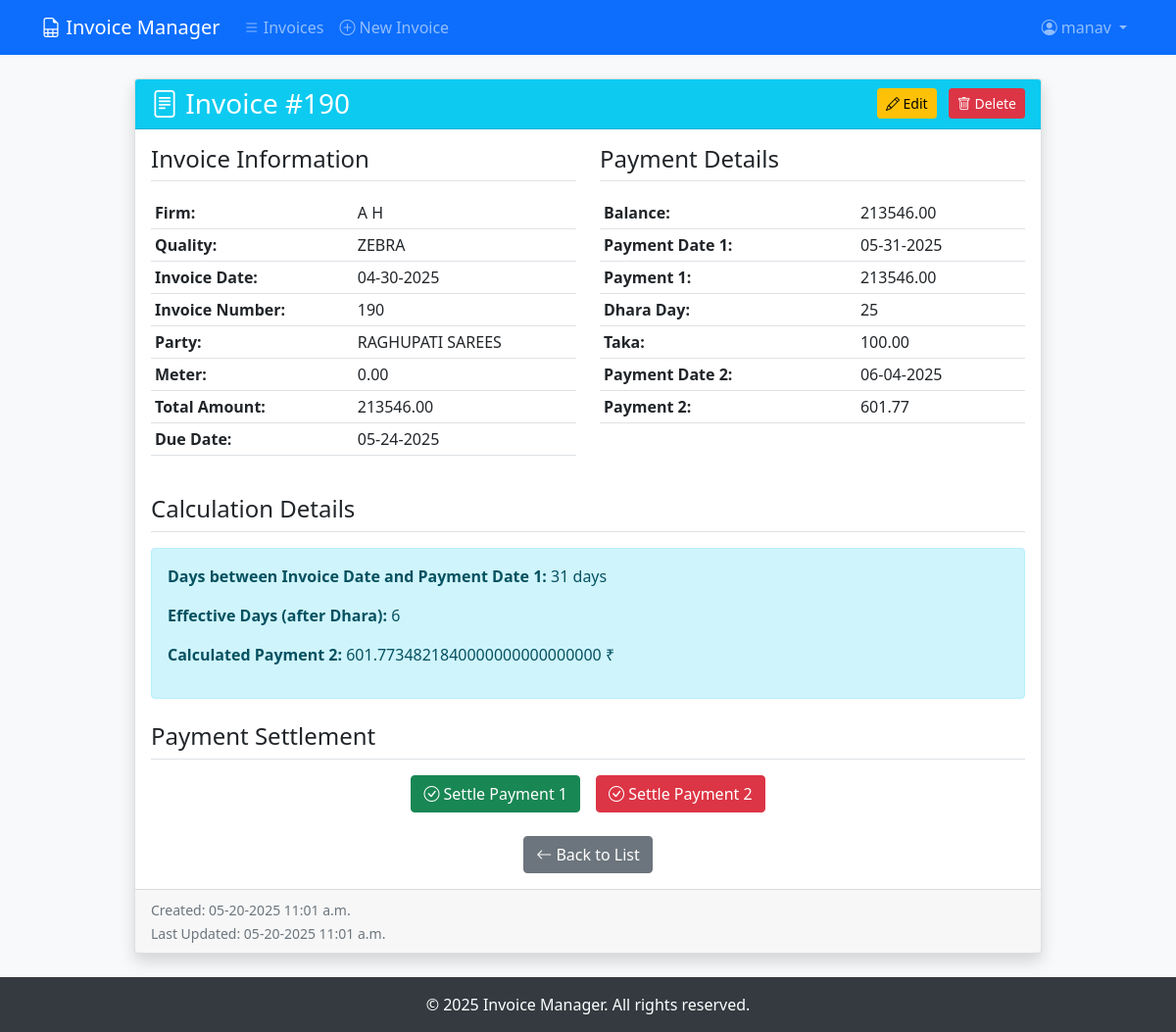
Screenshot of /invoice/14/ (signed in) with the database file from the repository.
### Recorder/models.py (models this page shows, shortened)
class Invoice(models.Model):
    user = models.ForeignKey(User, on_delete=models.CASCADE, related_name='invoices')
    firm = models.CharField(max_length=255)
    quality = models.CharField(max_length=255)
    invoice_date = models.DateField()
    invoice_number = models.CharField(max_length=100)
    party = models.CharField(max_length=255)
    meter = models.DecimalField(max_digits=10, decimal_places=2, default=0.00)
    total_amount = models.DecimalField(max_digits=15, decimal_places=2)
    due_date = models.DateField()
    balance = models.DecimalField(max_digits=10, decimal_places=2)
    payment_date_1 = models.DateField(null=True, blank=True)
    payment_1 = models.DecimalField(max_digits=15, decimal_places=2, null=True, blank=True)
    dhara_day = models.IntegerField()
    taka = models.DecimalField(max_digits=15, decimal_places=2)
    payment_date_2 = models.DateField(null=True, blank=True)
    payment_2 = models.DecimalField(max_digits=15, decimal_places=2, null=True, blank=True)
    settled_payment_2 = models.BooleanField(default=False)
    created_at = models.DateTimeField(auto_now_add=True)
    updated_at = models.DateTimeField(auto_now=True)
    class Meta:
        ordering = ['-created_at']

### Recorder/views.py (the view)
# urls.py: path('invoice/<int:pk>/', views.invoice_detail, name='invoice_detail'),
@login_required(login_url='Recorder:login')
def invoice_detail(request, pk):
    invoice = get_object_or_404(Invoice, pk=pk, user=request.user)
    days_diff = None
    days_minus_dhara = None
    payment_2 = None
    if invoice.payment_date_1 and invoice.invoice_date:
        days_diff = (invoice.payment_date_1 - invoice.invoice_date).days
        if invoice.dhara_day is not None:
            days_minus_dhara = days_diff - invoice.dhara_day
            if invoice.payment_1:
                payment_2 = (invoice.payment_1 / Decimal('1.05')) * Decimal('0.0004931507') * days_minus_dhara
    context = {
        'invoice': invoice,
        'days_diff': days_diff,
        'days_minus_dhara': days_minus_dhara,
        'payment_2': payment_2,
    }
    return render(request, 'Recorder/invoice_detail.html', context)

### Recorder/templates/Recorder/invoice_detail.html (shortened to what this page needs)
{% extends 'base.html' %}
{% block content %}
<div class="container py-4">
    <div class="row justify-content-center">
        <div class="col-lg-10">
            <div class="card shadow">
                <div class="card-header bg-info text-white d-flex justify-content-between align-items-center">
                    <h3 class="mb-0">
                        <i class="bi bi-file-text"></i> Invoice #{{ invoice.invoice_number }}
                    </h3>
                    <div>
                        <a href="{% url 'Recorder:invoice_update' invoice.pk %}" class="btn btn-warning btn-sm me-2">
                            <i class="bi bi-pencil"></i> Edit
                        </a>
                        <a href="{% url 'Recorder:invoice_delete' invoice.pk %}" class="btn btn-danger btn-sm">
                            <i class="bi bi-trash"></i> Delete
                        </a>
                    </div>
                </div>
                <div class="card-body">
                    <div class="row">
                        <div class="col-md-6">
                            <h4 class="border-bottom pb-2 mb-3">Invoice Information</h4>
                            <table class="table table-sm">
                                <tr>
                                    <th>Firm:</th>
                                    <td>{{ invoice.firm }}</td>
                                </tr>
                                <tr>
                                    <th>Quality:</th>
                                    <td>{{ invoice.quality }}</td>
                                </tr>
                                <tr>
                                    <th>Invoice Date:</th>
                                    <td>{{ invoice.invoice_date|date:"m-d-Y" }}</td>
                                </tr>
                                <tr>
                                    <th>Invoice Number:</th>
                                    <td>{{ invoice.invoice_number }}</td>
                                </tr>
                                <tr>
                                    <th>Party:</th>
                                    <td>{{ invoice.party }}</td>
                                </tr>
                                <tr>
                                    <th>Meter:</th>
                                    <td>{{ invoice.meter }}</td>
                                </tr>
                                <tr>
                                    <th>Total Amount:</th>
                                    <td>{{ invoice.total_amount }}</td>
                                </tr>
                                <tr>
                                    <th>Due Date:</th>
                                    <td>{{ invoice.due_date|date:"m-d-Y" }}</td>
                                </tr>
                            </table>
                        </div>
                        <div class="col-md-6">
                            <h4 class="border-bottom pb-2 mb-3">Payment Details</h4>
                            <table class="table table-sm">
                                <tr>
                                    <th>Balance:</th>
                                    <td>{{ invoice.balance }}</td>
                                </tr>
                                <tr>
                                    <th>Payment Date 1:</th>
                                    <td>{{ invoice.payment_date_1|date:"m-d-Y" }}</td>
                                </tr>
                                <tr>
                                    <th>Payment 1:</th>
                                    <td>{{ invoice.payment_1 }}</td>
                                </tr>
                                <tr>
                                    <th>Dhara Day:</th>
                                    <td>{{ invoice.dhara_day }}</td>
                                </tr>
                                <tr>
                                    <th>Taka:</th>
                                    <td>{{ invoice.taka }}</td>
                                </tr>
                                <tr>
                                    <th>Payment Date 2:</th>
                                    <td>{{ invoice.payment_date_2|date:"m-d-Y" }}</td>
                                </tr>
                                <tr>
                                    <th>Payment 2:</th>
                                    <td>{{ invoice.payment_2 }}</td>
                                </tr>
                            </table>
                        </div>
                    </div>
                    <div class="mt-4">
                        <h4 class="border-bottom pb-2 mb-3">Calculation Details</h4>
                        <div class="alert alert-info">
                            {% if days_diff is not None %}
                                <p><strong>Days between Invoice Date and Payment Date 1:</strong> {{ days_diff }} days</p>
                            {% endif %}
                            {% if days_minus_dhara is not None %}
                                <p><strong>Effective Days (after Dhara):</strong> {{ days_minus_dhara }}</p>
                            {% endif %}
                            {% if payment_2 is not None %}
                                <p><strong>Calculated Payment 2:</strong> {{ payment_2 }} ₹</p>
                            {% else %}
                                <p class="text-danger">Payment 2 could not be calculated (missing data).</p>
                            {% endif %}
                        </div>
                    </div>
                    <div class="mt-4">
                        <h4 class="border-bottom pb-2 mb-3">Payment Settlement</h4>
                        <div class="d-flex justify-content-center gap-3">
                            <form method="post" action="{% url 'Recorder:settle_payment_1' invoice.pk %}" class="d-inline">
                                <button type="submit" class="btn btn-success" onclick="return confirm('Are you sure you want to settle Payment 1? This will update the balance.')">
                                    <i class="bi bi-check-circle"></i> Settle Payment 1
                                </button>
                            </form>
                            <form method="post" action="{% url 'Recorder:settle_payment_2' invoice.pk %}" class="d-inline">
                                <button type="submit" class="btn btn-danger" onclick="return confirm('Are you sure you want to settle Payment 2? This will set the payment amount to 0.')">
                                    <i class="bi bi-check-circle"></i> Settle Payment 2
                                </button>
                            </form>
                        </div>
                    </div>
                    <div class="mt-4 text-center">
                        <a href="{% url 'Recorder:invoice_list' %}" class="btn btn-secondary">
                            <i class="bi bi-arrow-left"></i> Back to List
                        </a>
                    </div>
                </div>
                <div class="card-footer text-muted">
                    <small>Created: {{ invoice.created_at|date:"m-d-Y g:i a" }}</small><br>
                    <small>Last Updated: {{ invoice.updated_at|date:"m-d-Y g:i a" }}</small>
                </div>
            </div>
        </div>
    </div>
</div>
{% endblock %}

### templates/base.html (shortened to what this page needs)
<!DOCTYPE html>
<html lang="en">
<head>
    <link href="https://cdn.jsdelivr.net/npm/bootstrap@5.1.3/dist/css/bootstrap.min.css" rel="stylesheet">
    <link href="https://cdn.jsdelivr.net/npm/bootstrap-icons@1.7.2/font/bootstrap-icons.css" rel="stylesheet">
</head>
<body>
    <nav class="navbar navbar-expand-lg navbar-dark bg-primary">
        <div class="container">
            <a class="navbar-brand" href="{% url 'Recorder:invoice_list' %}">
                <i class="bi bi-file-earmark-spreadsheet"></i> Invoice Manager
            </a>
            <div class="collapse navbar-collapse" id="navbarNav">
                <ul class="navbar-nav me-auto">
                    {% if user.is_authenticated %}
                    <li class="nav-item">
                        <a class="nav-link" href="{% url 'Recorder:invoice_list' %}">
                            <i class="bi bi-list"></i> Invoices
                        </a>
                    </li>
                    <li class="nav-item">
                        <a class="nav-link" href="{% url 'Recorder:invoice_create' %}">
                            <i class="bi bi-plus-circle"></i> New Invoice
                        </a>
                    </li>
                    {% endif %}
                </ul>
                <ul class="navbar-nav">
                    {% if user.is_authenticated %}
                    <li class="nav-item dropdown">
                        <a class="nav-link dropdown-toggle" href="#" id="userDropdown" role="button" data-bs-toggle="dropdown">
                            <i class="bi bi-person-circle"></i> {{ user.get_full_name|default:user.username }}
                        </a>
                    </li>
                    {% endif %}
                </ul>
            </div>
        </div>
    </nav>
    {% block content %}{% endblock %}
    <footer class="footer mt-auto py-3">
        <div class="container text-center">
            <p class="mb-0">&copy; {% now "Y" %} Invoice Manager. All rights reserved.</p>
        </div>
    </footer>
</body>
</html>

### templates/base.html (style rules this page uses)
body { background-color: #f8f9fa; }
.navbar { background-color: #343a40; }
.footer { background-color: #343a40; color: white; padding: 1rem 0; margin-top: 2rem; margin-bottom: 0rem; }
.alert { margin-top: 1rem; }

### rows the page displays
Invoice: invoice_number "190", firm "A H", quality "ZEBRA", invoice_date "04-30-2025", party "RAGHUPATI SAREES", meter "0.00", total_amount "213546.00", due_date "05-24-2025", balance "213546.00", payment_date_1 "05-31-2025", payment_1 "213546.00", dhara_day "25", taka "100.00", payment_date_2 "06-04-2025", payment_2 "601.77", created_at "05-20-2025 11:01 a.m.", updated_at "05-20-2025 11:01 a.m."

### other values shown
{{ user.get_full_name|default:user.username }} "manav"
{{ days_diff }} "31"
{{ days_minus_dhara }} "6"
{{ payment_2 }} "601.7734821840000000000000000"
